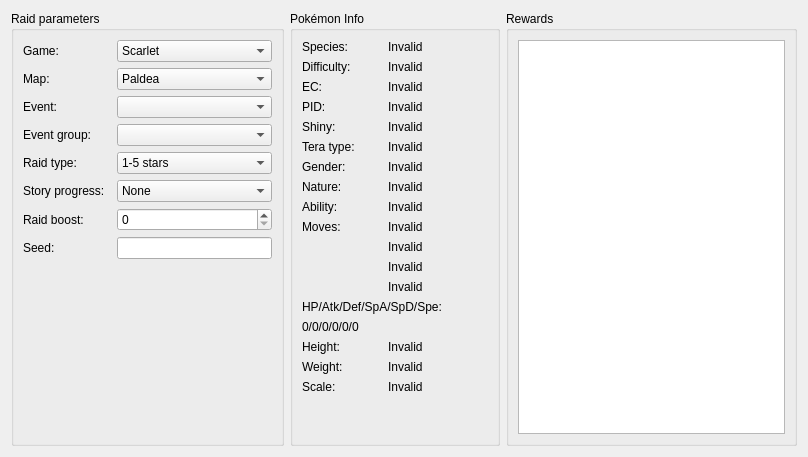
<?xml version="1.0" encoding="UTF-8"?>
<ui version="4.0">
 <class>SeedViewerDialog</class>
 <widget class="QDialog" name="SeedViewerDialog">
  <property name="geometry">
   <rect>
    <x>0</x>
    <y>0</y>
    <width>808</width>
    <height>457</height>
   </rect>
  </property>
  <property name="windowTitle">
   <string>Seed Viewer</string>
  </property>
  <layout class="QHBoxLayout" name="horizontalLayout">
   <item>
    <widget class="QGroupBox" name="paramsGroup">
     <property name="sizePolicy">
      <sizepolicy hsizetype="Fixed" vsizetype="Preferred">
       <horstretch>0</horstretch>
       <verstretch>0</verstretch>
      </sizepolicy>
     </property>
     <property name="maximumSize">
      <size>
       <width>400</width>
       <height>16777215</height>
      </size>
     </property>
     <property name="title">
      <string>Raid parameters</string>
     </property>
     <layout class="QGridLayout" name="gridLayout">
      <item row="6" column="0">
       <widget class="QLabel" name="labelRaidBoost">
        <property name="text">
         <string>Raid boost:</string>
        </property>
       </widget>
      </item>
      <item row="5" column="0">
       <widget class="QLabel" name="labelStage">
        <property name="text">
         <string>Story progress:</string>
        </property>
       </widget>
      </item>
      <item row="8" column="2">
       <spacer name="verticalSpacer">
        <property name="orientation">
         <enum>Qt::Vertical</enum>
        </property>
        <property name="sizeHint" stdset="0">
         <size>
          <width>20</width>
          <height>40</height>
         </size>
        </property>
       </spacer>
      </item>
      <item row="5" column="2">
       <widget class="QComboBox" name="comboBoxStage">
        <item>
         <property name="text">
          <string>None</string>
         </property>
        </item>
        <item>
         <property name="text">
          <string>3* unlocked</string>
         </property>
        </item>
        <item>
         <property name="text">
          <string>4* unlocked</string>
         </property>
        </item>
        <item>
         <property name="text">
          <string>5* unlocked</string>
         </property>
        </item>
        <item>
         <property name="text">
          <string>6* unlocked</string>
         </property>
        </item>
       </widget>
      </item>
      <item row="2" column="0">
       <widget class="QLabel" name="labelEvent">
        <property name="text">
         <string>Event:</string>
        </property>
       </widget>
      </item>
      <item row="7" column="2">
       <widget class="QLineEdit" name="editSeed">
        <property name="baseSize">
         <size>
          <width>0</width>
          <height>0</height>
         </size>
        </property>
       </widget>
      </item>
      <item row="6" column="2">
       <widget class="QSpinBox" name="spinBoxRaidBoost">
        <property name="maximum">
         <number>3</number>
        </property>
       </widget>
      </item>
      <item row="0" column="2">
       <widget class="QComboBox" name="comboBoxGame">
        <item>
         <property name="text">
          <string>Scarlet</string>
         </property>
        </item>
        <item>
         <property name="text">
          <string>Violet</string>
         </property>
        </item>
       </widget>
      </item>
      <item row="3" column="0">
       <widget class="QLabel" name="labelEventGroup">
        <property name="text">
         <string>Event group:</string>
        </property>
       </widget>
      </item>
      <item row="4" column="0" colspan="2">
       <widget class="QLabel" name="labelRaidType">
        <property name="text">
         <string>Raid type:</string>
        </property>
       </widget>
      </item>
      <item row="3" column="2">
       <widget class="QComboBox" name="comboBoxEventGroup"/>
      </item>
      <item row="7" column="0">
       <widget class="QLabel" name="labelSeed">
        <property name="text">
         <string>Seed:</string>
        </property>
       </widget>
      </item>
      <item row="4" column="2">
       <widget class="QComboBox" name="comboBoxRaidType">
        <item>
         <property name="text">
          <string>1-5 stars</string>
         </property>
        </item>
        <item>
         <property name="text">
          <string>6-7 stars</string>
         </property>
        </item>
       </widget>
      </item>
      <item row="0" column="0" colspan="2">
       <widget class="QLabel" name="labelGame">
        <property name="text">
         <string>Game:</string>
        </property>
       </widget>
      </item>
      <item row="2" column="2">
       <widget class="QComboBox" name="comboBoxEvent"/>
      </item>
      <item row="1" column="0">
       <widget class="QLabel" name="labelMap">
        <property name="text">
         <string>Map:</string>
        </property>
       </widget>
      </item>
      <item row="1" column="2">
       <widget class="QComboBox" name="comboBoxMap">
        <item>
         <property name="text">
          <string>Paldea</string>
         </property>
        </item>
        <item>
         <property name="text">
          <string>Kitakami (Teal Mask)</string>
         </property>
        </item>
        <item>
         <property name="text">
          <string>Blueberry (Indigo Disk)</string>
         </property>
        </item>
       </widget>
      </item>
     </layout>
    </widget>
   </item>
   <item>
    <widget class="QGroupBox" name="infoGroup">
     <property name="title">
      <string>Pokémon Info</string>
     </property>
     <layout class="QGridLayout" name="gridLayout_2" columnminimumwidth="80,100">
      <item row="6" column="1">
       <widget class="QLabel" name="infoGender">
        <property name="text">
         <string>Invalid</string>
        </property>
       </widget>
      </item>
      <item row="1" column="0">
       <widget class="QLabel" name="labelDifficulty">
        <property name="text">
         <string>Difficulty:</string>
        </property>
       </widget>
      </item>
      <item row="5" column="1">
       <widget class="QLabel" name="infoTeraType">
        <property name="text">
         <string>Invalid</string>
        </property>
       </widget>
      </item>
      <item row="4" column="0">
       <widget class="QLabel" name="labelShiny">
        <property name="text">
         <string>Shiny:</string>
        </property>
       </widget>
      </item>
      <item row="5" column="0">
       <widget class="QLabel" name="labelTeraType">
        <property name="text">
         <string>Tera type:</string>
        </property>
       </widget>
      </item>
      <item row="3" column="0">
       <widget class="QLabel" name="labelPID">
        <property name="text">
         <string>PID:</string>
        </property>
       </widget>
      </item>
      <item row="0" column="0">
       <widget class="QLabel" name="labelSpecies">
        <property name="text">
         <string>Species:</string>
        </property>
       </widget>
      </item>
      <item row="8" column="1">
       <widget class="QLabel" name="infoAbility">
        <property name="text">
         <string>Invalid</string>
        </property>
       </widget>
      </item>
      <item row="14" column="1">
       <widget class="QLabel" name="infoMove4">
        <property name="text">
         <string>Invalid</string>
        </property>
       </widget>
      </item>
      <item row="7" column="1">
       <widget class="QLabel" name="infoNature">
        <property name="text">
         <string>Invalid</string>
        </property>
       </widget>
      </item>
      <item row="0" column="1">
       <widget class="QLabel" name="infoSpecies">
        <property name="text">
         <string>Invalid</string>
        </property>
       </widget>
      </item>
      <item row="3" column="1">
       <widget class="QLabel" name="infoPID">
        <property name="text">
         <string>Invalid</string>
        </property>
       </widget>
      </item>
      <item row="17" column="0">
       <widget class="QLabel" name="labelHeight">
        <property name="text">
         <string>Height:</string>
        </property>
       </widget>
      </item>
      <item row="11" column="1">
       <widget class="QLabel" name="infoMove1">
        <property name="text">
         <string>Invalid</string>
        </property>
       </widget>
      </item>
      <item row="1" column="1">
       <widget class="QLabel" name="infoDifficulty">
        <property name="text">
         <string>Invalid</string>
        </property>
       </widget>
      </item>
      <item row="11" column="0">
       <widget class="QLabel" name="labelMoves">
        <property name="text">
         <string>Moves:</string>
        </property>
       </widget>
      </item>
      <item row="7" column="0">
       <widget class="QLabel" name="labelNature">
        <property name="text">
         <string>Nature:</string>
        </property>
       </widget>
      </item>
      <item row="15" column="0" colspan="2">
       <widget class="QLabel" name="labelIV">
        <property name="text">
         <string>HP/Atk/Def/SpA/SpD/Spe:</string>
        </property>
       </widget>
      </item>
      <item row="8" column="0">
       <widget class="QLabel" name="labelAbility">
        <property name="text">
         <string>Ability:</string>
        </property>
       </widget>
      </item>
      <item row="2" column="1">
       <widget class="QLabel" name="infoEC">
        <property name="text">
         <string>Invalid</string>
        </property>
       </widget>
      </item>
      <item row="16" column="0" colspan="2">
       <widget class="QLabel" name="infoIV">
        <property name="text">
         <string>0/0/0/0/0/0</string>
        </property>
       </widget>
      </item>
      <item row="12" column="1">
       <widget class="QLabel" name="infoMove2">
        <property name="text">
         <string>Invalid</string>
        </property>
       </widget>
      </item>
      <item row="4" column="1">
       <widget class="QLabel" name="infoShiny">
        <property name="text">
         <string>Invalid</string>
        </property>
       </widget>
      </item>
      <item row="18" column="0">
       <widget class="QLabel" name="labelWeight">
        <property name="text">
         <string>Weight:</string>
        </property>
       </widget>
      </item>
      <item row="20" column="1">
       <spacer name="verticalSpacer_2">
        <property name="orientation">
         <enum>Qt::Vertical</enum>
        </property>
        <property name="sizeHint" stdset="0">
         <size>
          <width>20</width>
          <height>40</height>
         </size>
        </property>
       </spacer>
      </item>
      <item row="2" column="0">
       <widget class="QLabel" name="labelEC">
        <property name="text">
         <string>EC:</string>
        </property>
       </widget>
      </item>
      <item row="6" column="0">
       <widget class="QLabel" name="labelGender">
        <property name="text">
         <string>Gender:</string>
        </property>
       </widget>
      </item>
      <item row="13" column="1">
       <widget class="QLabel" name="infoMove3">
        <property name="text">
         <string>Invalid</string>
        </property>
       </widget>
      </item>
      <item row="19" column="0">
       <widget class="QLabel" name="labelScale">
        <property name="text">
         <string>Scale:</string>
        </property>
       </widget>
      </item>
      <item row="17" column="1">
       <widget class="QLabel" name="infoHeight">
        <property name="text">
         <string>Invalid</string>
        </property>
       </widget>
      </item>
      <item row="18" column="1">
       <widget class="QLabel" name="infoWeight">
        <property name="text">
         <string>Invalid</string>
        </property>
       </widget>
      </item>
      <item row="19" column="1">
       <widget class="QLabel" name="infoScale">
        <property name="text">
         <string>Invalid</string>
        </property>
       </widget>
      </item>
     </layout>
    </widget>
   </item>
   <item>
    <widget class="QGroupBox" name="rewardsGroup">
     <property name="title">
      <string>Rewards</string>
     </property>
     <layout class="QVBoxLayout" name="verticalLayout">
      <item>
       <widget class="QListWidget" name="listRewards"/>
      </item>
     </layout>
    </widget>
   </item>
  </layout>
 </widget>
 <resources/>
 <connections/>
</ui>
